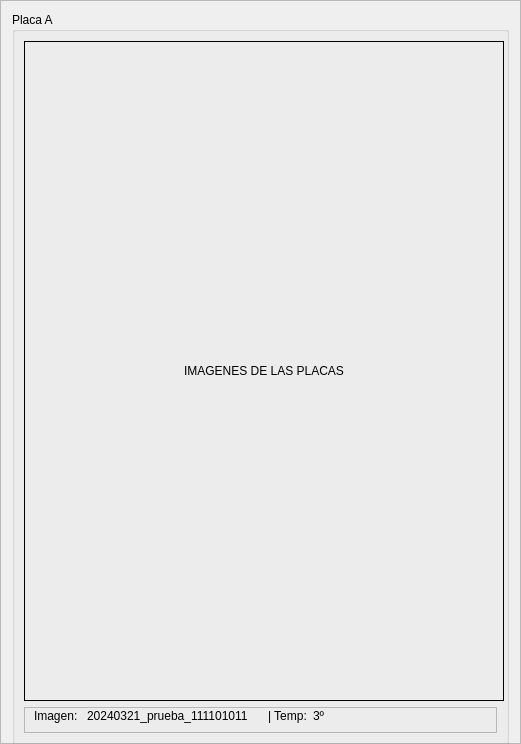
     <widget class="QFrame" name="frame_55">
      <property name="geometry">
       <rect>
        <x>400</x>
        <y>10</y>
        <width>521</width>
        <height>744</height>
       </rect>
      </property>
      <property name="minimumSize">
       <size>
        <width>407</width>
        <height>744</height>
       </size>
      </property>
      <property name="maximumSize">
       <size>
        <width>550</width>
        <height>745</height>
       </size>
      </property>
      <property name="frameShape">
       <enum>QFrame::StyledPanel</enum>
      </property>
      <property name="frameShadow">
       <enum>QFrame::Raised</enum>
      </property>
      <layout class="QVBoxLayout" name="verticalLayout_15">
       <item alignment="Qt::AlignHCenter|Qt::AlignVCenter">
        <widget class="QGroupBox" name="groupBox_3">
         <property name="minimumSize">
          <size>
           <width>396</width>
           <height>733</height>
          </size>
         </property>
         <property name="maximumSize">
          <size>
           <width>500</width>
           <height>800</height>
          </size>
         </property>
         <property name="title">
          <string>Placa A</string>
         </property>
         <layout class="QVBoxLayout" name="verticalLayout_16">
          <item>
           <widget class="QLabel" name="MostrarPlacaA">
            <property name="minimumSize">
             <size>
              <width>480</width>
              <height>320</height>
             </size>
            </property>
            <property name="maximumSize">
             <size>
              <width>312</width>
              <height>720</height>
             </size>
            </property>
            <property name="layoutDirection">
             <enum>Qt::LeftToRight</enum>
            </property>
            <property name="autoFillBackground">
             <bool>false</bool>
            </property>
            <property name="styleSheet">
             <string notr="true">border: 1px solid black;</string>
            </property>
            <property name="text">
             <string>IMAGENES DE LAS PLACAS</string>
            </property>
            <property name="alignment">
             <set>Qt::AlignCenter</set>
            </property>
           </widget>
          </item>
          <item>
           <widget class="QFrame" name="frame_56">
            <property name="maximumSize">
             <size>
              <width>16777215</width>
              <height>26</height>
             </size>
            </property>
            <property name="frameShape">
             <enum>QFrame::StyledPanel</enum>
            </property>
            <property name="frameShadow">
             <enum>QFrame::Raised</enum>
            </property>
            <layout class="QHBoxLayout" name="horizontalLayout_66">
             <property name="topMargin">
              <number>0</number>
             </property>
             <item>
              <widget class="QLabel" name="label_66">
               <property name="maximumSize">
                <size>
                 <width>47</width>
                 <height>16777215</height>
                </size>
               </property>
               <property name="text">
                <string>Imagen: </string>
               </property>
              </widget>
             </item>
             <item>
              <widget class="QLabel" name="lblImagenA">
               <property name="text">
                <string>20240321_prueba_111101011</string>
               </property>
              </widget>
             </item>
             <item>
              <widget class="QLabel" name="label_67">
               <property name="maximumSize">
                <size>
                 <width>39</width>
                 <height>16777215</height>
                </size>
               </property>
               <property name="text">
                <string>| Temp: </string>
               </property>
              </widget>
             </item>
             <item>
              <widget class="QLabel" name="lblTempA">
               <property name="text">
                <string>3º</string>
               </property>
              </widget>
             </item>
            </layout>
           </widget>
          </item>
         </layout>
        </widget>
       </item>
      </layout>
     </widget>
